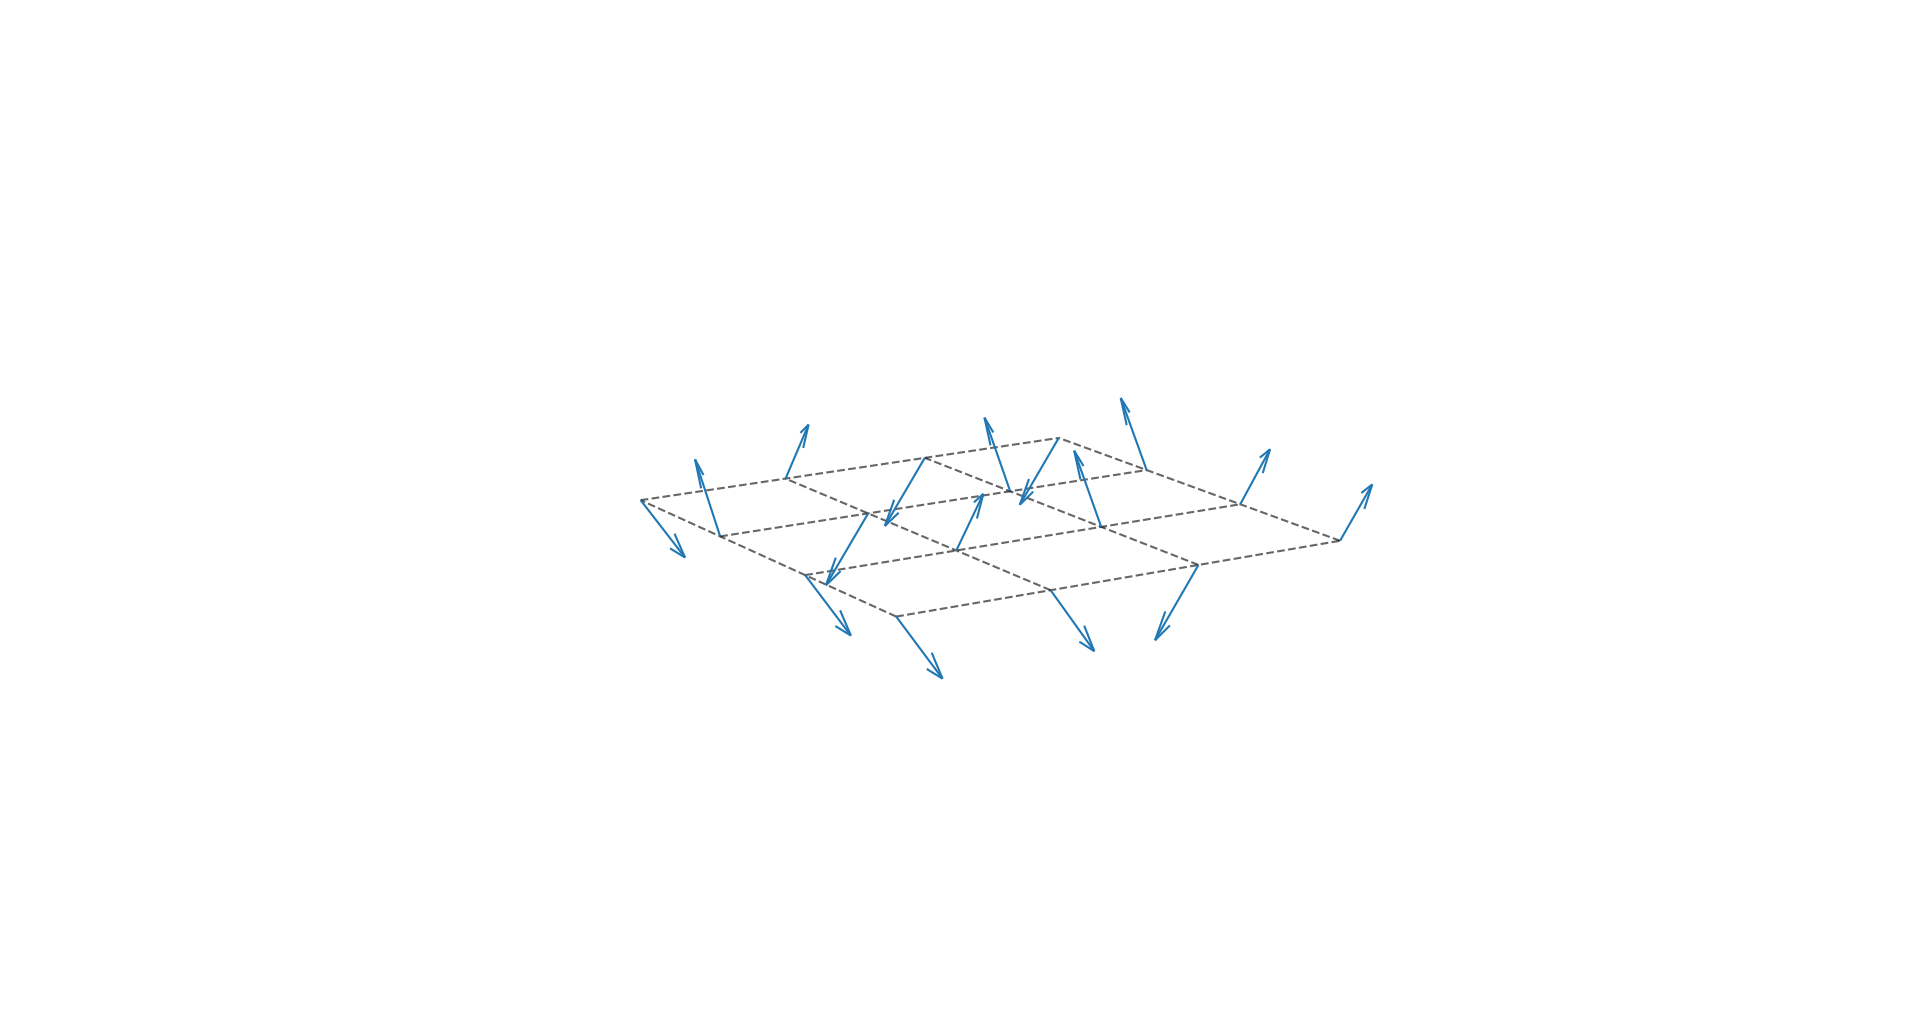

Write the Python code that produced this figure.
import numpy as np
import matplotlib.pyplot as plt
from mpl_toolkits.mplot3d import Axes3D

# Number of grid lines
num_lines = 4

# Create grid coordinates
x = np.linspace(0, 1, num_lines)
y = np.linspace(0, 1, num_lines)
z = np.zeros(num_lines)

# Generate random directions
directions = np.random.randint(0, 4, size=(num_lines, num_lines))

# Coordinates of vertices relative to the center of mass
vertices_relative = np.array([
    [1, 0, -1/np.sqrt(2)],
    [-1, 0, -1/np.sqrt(2)],
    [0, 1, 1/np.sqrt(2)],
    [0, -1, 1/np.sqrt(2)]
])

# Create figure and 3D axis
fig = plt.figure()
ax = fig.add_subplot(111, projection='3d')

# Plot grid lines
for i in range(num_lines):
    ax.plot(x, np.ones(num_lines) * y[i], zs=z[i], color='black', alpha=0.6, linestyle="dashed")
    ax.plot(np.ones(num_lines) * x[i], y, zs=z[i], color='black', alpha=0.6, linestyle="dashed")

# Add arrows at random intersections
for i in range(num_lines):
    for j in range(num_lines):
        # Get a random direction
        direction = directions[i, j]
        # Get coordinates for the arrow based on the random direction
        arrow_coords = vertices_relative[direction]
        # Plot the arrow at the intersection point
        ax.quiver(x[i], y[j], z[i], arrow_coords[0], arrow_coords[1], arrow_coords[2], length=0.12, normalize=True)

# Set plot labels
ax.set_xlabel('X')
ax.set_ylabel('Y')
ax.set_zlabel('Z')

ax.set_box_aspect([1,1,0.175])
ax.set_axis_off()
ax.set_facecolor("white")

for cc in range(4):
    for dd in range(4):
        vector1 = vertices_relative[cc]
        vector2 = vertices_relative[dd]
        angle_degrees = np.degrees(np.arccos(np.dot(vector1, vector2) / (np.linalg.norm(vector1) * np.linalg.norm(vector2))))
        print(angle_degrees)

plt.show()
